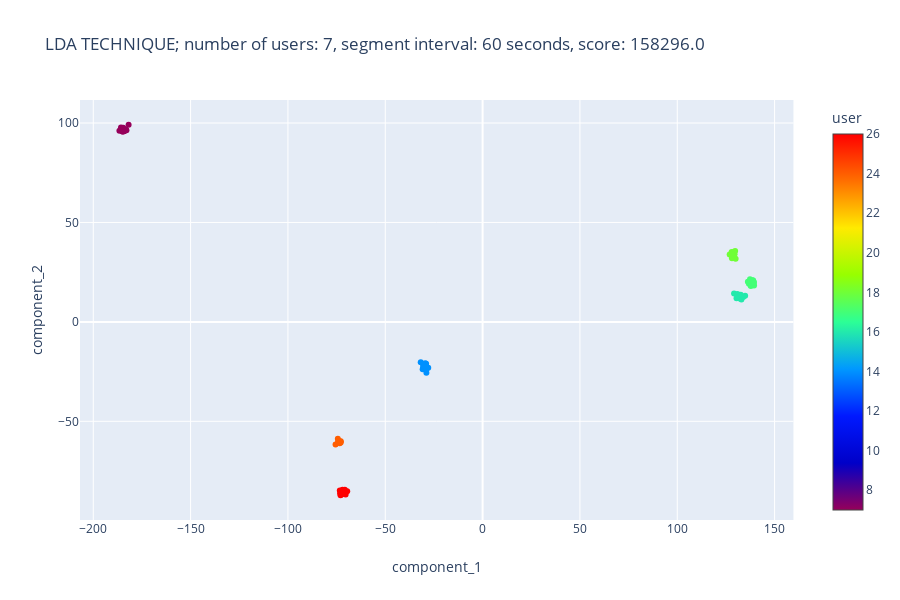
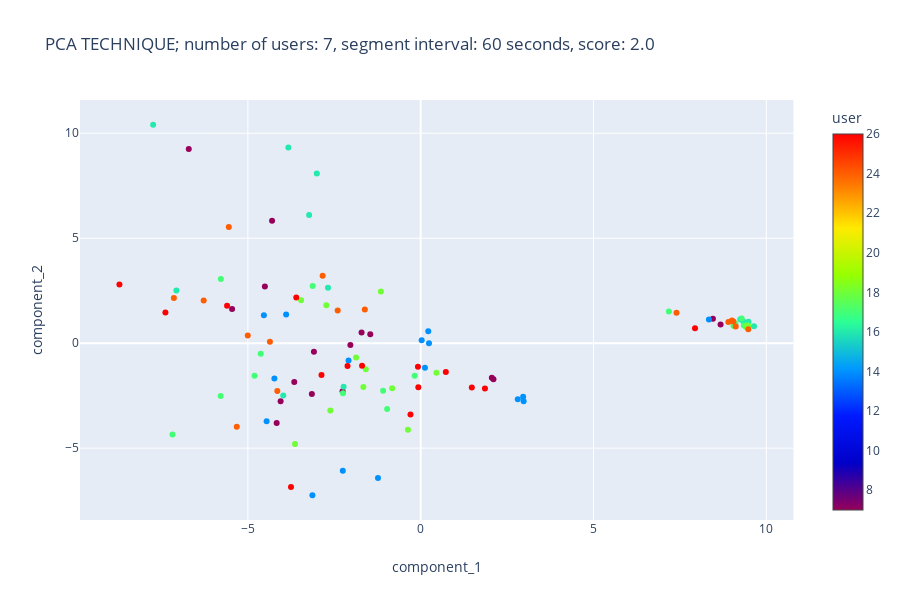

Notebook code cell kept with these figures, in order:
### Markdown cell above
### Comparison to PCA

In the graphs below, we show the difference in spread of data after taking 2 most prominent components of lda and pca. We can observe a much higher explained variance ratio of the first 2 components with lda, as well as a much cleaner spread between classes.

You can play with the parameters but the result will not change much, as we discovered that lda is much more appropriate for processing the data we posses, mostly as the data is labelled. We will talk about the relation between number of users and length of interval segment in the next paragraphs.

### Code cell
datas = datas_1
# Parameters
number_of_users = 7
segment_interval_length = 60

# Get n random users and segment interval length
users = get_random_users(n=number_of_users)
interval = segment_intervals.index(segment_interval_length)
# Perform and visualize lda
lda, score = get_lda(datas[interval], users, score=True, stats=False)
fig = scatter(
    lda,
    x="component_1",
    y="component_2",
    color="user",
    color_continuous_scale="Rainbow",
    title="LDA TECHNIQUE; number of users: {}, segment interval: {} seconds, score: {}".format(
        number_of_users, segment_intervals[interval], score
    ),
)
fig.show()
# Perform and visualize pca
pca, score = get_pca(datas[interval], users, score=True, stats=False)
fig = scatter(
    pca,
    x="component_1",
    y="component_2",
    color="user",
    color_continuous_scale="Rainbow",
    title="PCA TECHNIQUE; number of users: {}, segment interval: {} seconds, score: {}".format(
        number_of_users, segment_intervals[interval], score
    ),
)
fig.show()

### Figure 1 — Plotly figure (JSON) as saved in the notebook; plotly's stock layout.template omitted (floating-point values rounded to 4 significant figures)
{"data": [{"hoverlabel": {"namelength": 0}, "hovertemplate": "component_1=%{x}<br>component_2=%{y}<br>user=%{marker.color}", "legendgroup": "", "marker": {"color": [7, 7, 7, 7, 7, 7, 7, 7, 7, 7, 7, 7, 7, 7, 7, 7, 7, 14, 14, 14, 14, 14, 14, 14, 14, 14, 14, 14, 14, 14, 14, 14, 14, 16, 16, 16, 16, 16, 16, 16, 16, 16, 16, 16, 16, 16, 17, 17, 17, 17, 17, 17, 17, 17, 17, 17, 17, 17, 17, 17, 17, 17, 17, 18, 18, 18, 18, 18, 18, 18, 18, 18, 18, 18, 18, 18, 18, 24, 24, 24, 24, 24, 24, 24, 24, 24, 24, 24, 24, 24, 24, 24, 24, 26, 26, 26, 26, 26, 26, 26, 26, 26, 26, 26, 26, 26, 26, 26], "coloraxis": "coloraxis", "symbol": "circle"}, "mode": "markers", "name": "", "showlegend": false, "type": "scatter", "x": [-184.1, -181.8, -184.2, -184.9, -185.7, -185.0, -184.9, -184.9, -183.0, -184.4, -183.9, -186.6, -184.6, -184.1, -183.3, -184.7, -183.8, -27.92, -31.79, -30.33, -29.08, -30.25, -29.81, -30.02, -29.9, -29.0, -28.88, -29.88, -30.79, -29.44, -30.53, -30.56, -28.76, 130.9, 131.9, 131.6, 130.4, 131.9, 131.2, 129.2, 134.9, 132.0, 132.0, 132.6, 133.0, 133.9, 139.3, 136.3, 136.8, 137.8, 137.9, 137.5, 139.4, 137.4, 137.8, 139.1, 137.8, 139.0, 138.3, 138.3, 138.9, 138.7, 139.4, 130.0, 129.0, 126.9, 129.7, 127.9, 129.1, 129.2, 128.3, 129.1, 129.1, 129.4, 128.1, 128.7, 128.2, -73.9, -72.85, -73.22, -72.9, -73.48, -73.42, -73.75, -74.09, -73.8, -74.37, -75.53, -73.31, -73.98, -74.17, -73.4, -73.07, -71.89, -73.18, -71.68, -72.99, -71.33, -71.66, -71.94, -72.37, -72.12, -70.36, -70.79, -73.34, -72.54, -69.55, -71.77], "xaxis": "x", "y": [95.86, 99.14, 96.77, 95.78, 97.75, 95.7, 96.68, 97.42, 96.4, 95.9, 96.63, 96.1, 97.6, 96.37, 96.73, 95.97, 96.22, -23.07, -20.25, -23.62, -22.65, -23.34, -22.58, -22.6, -21.49, -21.0, -25.57, -22.89, -23.85, -20.82, -21.28, -22.57, -23.53, 14.04, 12.7, 11.91, 11.87, 12.55, 12.18, 14.26, 13.2, 11.84, 13.0, 13.68, 11.25, 12.51, 20.13, 20.16, 19.12, 18.4, 18.86, 19.56, 18.24, 21.48, 18.02, 20.0, 20.58, 20.82, 19.48, 18.62, 20.66, 20.91, 19.53, 31.76, 33.29, 33.84, 35.69, 35.18, 32.19, 33.98, 32.62, 35.15, 33.09, 33.99, 32.01, 33.51, 34.05, -60.48, -60.05, -60.22, -60.61, -60.19, -60.37, -60.54, -60.37, -60.35, -58.77, -61.61, -60.25, -59.98, -60.58, -61.01, -60.11, -85.78, -86.18, -85.83, -87.19, -85.87, -85.52, -84.4, -86.8, -85.62, -86.84, -84.38, -84.83, -86.23, -85.22, -85.63], "yaxis": "y"}], "layout": {"coloraxis": {"colorbar": {"title": {"text": "user"}}, "colorscale": [[0, "rgb(150,0,90)"], [0.125, "rgb(0,0,200)"], [0.25, "rgb(0,25,255)"], [0.375, "rgb(0,152,255)"], [0.5, "rgb(44,255,150)"], [0.625, "rgb(151,255,0)"], [0.75, "rgb(255,234,0)"], [0.875, "rgb(255,111,0)"], [1, "rgb(255,0,0)"]]}, "height": 600, "legend": {"tracegroupgap": 0}, "title": {"text": "LDA TECHNIQUE; number of users: 7, segment interval: 60 seconds, score: 158296.0"}, "xaxis": {"anchor": "y", "domain": [0, 0.98], "title": {"text": "component_1"}}, "yaxis": {"anchor": "x", "domain": [0, 1], "title": {"text": "component_2"}}}}

### Figure 2 — Plotly figure (JSON) as saved in the notebook; plotly's stock layout.template omitted (floating-point values rounded to 4 significant figures)
{"data": [{"hoverlabel": {"namelength": 0}, "hovertemplate": "component_1=%{x}<br>component_2=%{y}<br>user=%{marker.color}", "legendgroup": "", "marker": {"color": [7, 7, 7, 7, 7, 7, 7, 7, 7, 7, 7, 7, 7, 7, 7, 7, 7, 14, 14, 14, 14, 14, 14, 14, 14, 14, 14, 14, 14, 14, 14, 14, 14, 16, 16, 16, 16, 16, 16, 16, 16, 16, 16, 16, 16, 16, 17, 17, 17, 17, 17, 17, 17, 17, 17, 17, 17, 17, 17, 17, 17, 17, 17, 18, 18, 18, 18, 18, 18, 18, 18, 18, 18, 18, 18, 18, 18, 24, 24, 24, 24, 24, 24, 24, 24, 24, 24, 24, 24, 24, 24, 24, 24, 26, 26, 26, 26, 26, 26, 26, 26, 26, 26, 26, 26, 26, 26, 26], "coloraxis": "coloraxis", "symbol": "circle"}, "mode": "markers", "name": "", "showlegend": false, "type": "scatter", "x": [2.105, 2.058, -3.658, -4.509, -2.034, -1.711, -4.3, -2.261, -4.053, -3.089, -1.459, 8.676, -3.149, -5.457, -6.71, -4.167, 8.455, 2.979, 2.964, 2.808, -2.253, -3.132, -1.236, -3.893, 0.02817, 0.2195, 0.24, -2.087, 0.1228, -4.537, -4.233, -4.458, 8.339, 9.484, 9.329, -2.682, -3.005, -7.741, -3.977, 9.248, 9.437, -2.23, -3.227, -3.829, -7.069, 9.644, 9.047, 9.35, 9.449, 9.107, 9.405, 7.18, -4.628, -3.125, -0.1745, -4.808, -0.9715, 9.288, -1.088, -5.781, -2.249, -5.786, -7.181, 9.425, 9.415, -2.615, -1.869, -2.73, -1.152, -1.659, -0.369, 9.471, -3.636, -3.46, -1.587, -0.8246, 0.4561, 8.902, 9.114, 9.478, 7.401, -6.278, -4.362, -2.837, -2.402, -5.003, -4.148, 9.047, 9.006, -5.322, -7.141, -5.551, -1.616, -8.716, 1.859, 1.48, -2.117, -3.6, -5.601, -0.06864, 0.7276, -2.87, -0.2957, 7.937, -7.386, -0.07919, -1.696, -3.752], "xaxis": "x", "y": [-1.721, -1.651, -1.848, 2.703, -0.08937, 0.5127, 5.831, -2.285, -2.771, -0.4141, 0.4255, 0.8879, -2.422, 1.632, 9.249, -3.799, 1.161, -2.77, -2.55, -2.671, -6.083, -7.245, -6.42, 1.368, 0.14, 0.5717, 0.001074, -0.8265, -1.174, 1.333, -1.683, -3.723, 1.124, 1.014, 1.049, 2.635, 8.078, 10.4, -2.498, 1.141, 0.8296, -2.076, 6.103, 9.325, 2.514, 0.8111, 0.8337, 0.8355, 0.8358, 0.9307, 0.8098, 1.513, -0.5093, 2.724, -1.558, -1.557, -3.14, 1.173, -2.262, 3.055, -2.384, -2.522, -4.355, 0.8183, 0.7681, -3.205, -0.6866, 1.807, 2.462, -2.087, -4.124, 0.8443, -4.8, 2.038, -1.247, -2.148, -1.404, 1.01, 0.7957, 0.6634, 1.449, 2.038, 0.0648, 3.217, 1.559, 0.3641, -2.281, 1.034, 1.075, -3.988, 2.146, 5.535, 1.602, 2.8, -2.162, -2.109, -1.087, 2.176, 1.781, -2.102, -1.375, -1.515, -3.394, 0.7094, 1.461, -1.125, -1.073, -6.854], "yaxis": "y"}], "layout": {"coloraxis": {"colorbar": {"title": {"text": "user"}}, "colorscale": [[0, "rgb(150,0,90)"], [0.125, "rgb(0,0,200)"], [0.25, "rgb(0,25,255)"], [0.375, "rgb(0,152,255)"], [0.5, "rgb(44,255,150)"], [0.625, "rgb(151,255,0)"], [0.75, "rgb(255,234,0)"], [0.875, "rgb(255,111,0)"], [1, "rgb(255,0,0)"]]}, "height": 600, "legend": {"tracegroupgap": 0}, "title": {"text": "PCA TECHNIQUE; number of users: 7, segment interval: 60 seconds, score: 2.0"}, "xaxis": {"anchor": "y", "domain": [0, 0.98], "title": {"text": "component_1"}}, "yaxis": {"anchor": "x", "domain": [0, 1], "title": {"text": "component_2"}}}}
